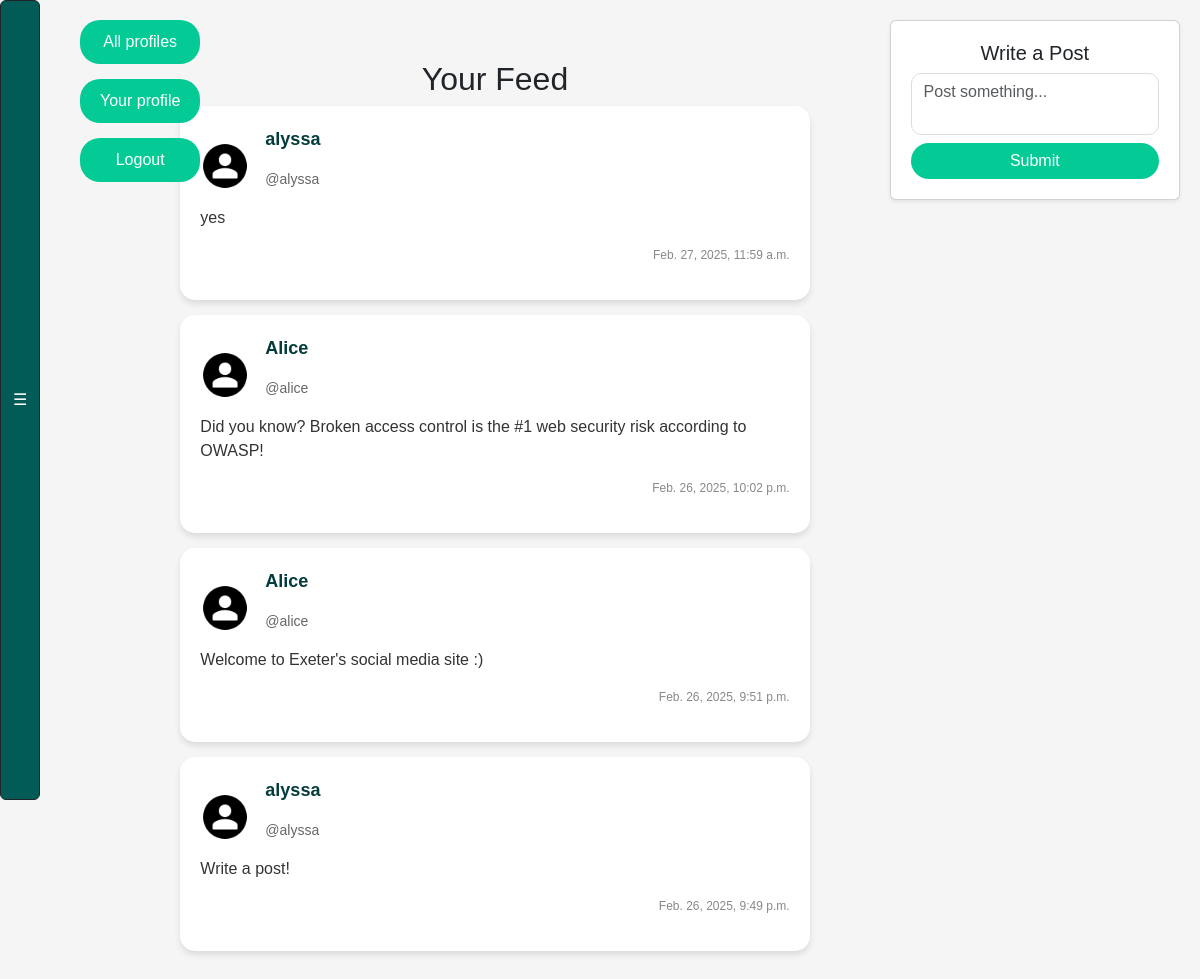
/feed/ (signed in), run on the app's committed database.
### webapp/models.py (models this page shows, shortened)
class Post(models.Model):
    user = models.ForeignKey(
        User, related_name="posts", on_delete=models.DO_NOTHING
    )
    body = models.CharField(max_length=140)
    created_at = models.DateTimeField(auto_now_add=True)

### webapp/views.py (the view, shortened to what this page needs)
# urls.py: path('feed/', views.feed_view, name='feed'),
def feed_view(request):
    form = PostForm(request.POST or None)
    user_posts = Post.objects.filter(user=request.user)
    followed_users = request.user.profile.follows.all()
    followed_posts = Post.objects.filter(user__profile__in=followed_users)
    all_posts = (user_posts | followed_posts).order_by("-created_at")
    print("Total posts:", all_posts.count())
    return render(request, "feed.html", {"form": form, "all_posts": all_posts})

### webapp/forms.py (shortened to what this page needs)
class PostForm(forms.ModelForm):
    body = forms.CharField(required=True)
    class Meta:
        model = Post
        exclude = ("user", )

### webapp/templates/feed.html (shortened to what this page needs)
{% load static %}
<!DOCTYPE html>
<html lang="en">
<head>
    <link href="https://cdn.jsdelivr.net/npm/bootstrap@5.3.0-alpha1/dist/css/bootstrap.min.css" rel="stylesheet">
    <link rel="stylesheet" href="{% static 'css/style.css' %}">
</head>
<body>
    {% include 'exercise_bar.html' %}
    <div class="top-buttons">
        <a href="{% url 'profile_list' %}" class="btn-top">All profiles</a>
        <a href="{% url 'home' %}" class="btn-top">Your profile</a>
        <a href="{% url 'logout' %}" class="btn-top">Logout</a>
    </div>
    <div class="main-content">
        <div class="content-wrapper">
            <div class="feed-container">
                <h2 class="text-center">Your Feed</h2>
                <div class="feed-content">
                    {% for post in all_posts %}
                        <a href="{% url 'post' post.id %}" class="card-link">
                            <div class="post-item">
                                <div class="post-header">
                                    <img src="{% static 'images/default-avatar.png' %}" alt="User Avatar" class="post-avatar">
                                    <div class="post-user-info">
                                        <p class="username">{{ post.user.username }}</p>
                                        <p class="handle">@{{ post.user.username|lower }}</p>
                                    </div>
                                </div>
                                <div class="post-body">
                                    <p>{{ post.body }}</p>
                                </div>
                                <div class="post-footer">
                                    <p class="timestamp">{{ post.created_at }}</p>
                                </div>
                            </div>
                        </a>
                    {% empty %}
                        <p class="text-center text-muted">No posts available.</p>
                    {% endfor %}
                </div>
            </div>
            <div class="post-box">
                <div class="card shadow-sm">
                    <div class="card-body">
                        <h5 class="text-center">Write a Post</h5>
                        <form method="post">
                            <textarea name="body" class="form-control post-input" placeholder="Post something..."></textarea>
                            <button type="submit" class="btn btn-success w-100 rounded-pill mt-2">Submit</button>
                        </form>
                    </div>
                </div>
            </div>
        </div>
    </div>
</body>
</html>

### webapp/static/css/style.css (style rules this page uses)
body { background-color: #f5f5f5; font-family: 'Nunito', sans-serif; margin: 0; display: flex; height: 100vh; overflow-y: auto; }
.main-content { margin-left: 80px; padding: 20px; flex-grow: 1; display: flex; flex-direction: column; align-items: center; transition: margin-left 0.3s ease; }
.top-buttons { position: fixed; text-align: center; flex-direction: column; top: 20px; left: 80px; display: flex; gap: 15px; transition: left 0.3s ease; }
.btn-feed, .btn-top { text-decoration: none; background-color: #04cb95; color: white; border: none; padding: 10px 20px; border-radius: 20px; font-size: 16px; cursor: pointer; }
.card-body { padding: 20px; }
.card-link { text-decoration: none; color: inherit; display: block; width: 100%; }
.content-wrapper { display: flex; justify-content: space-between; width: 100%; max-width: 1200px; gap: 40px; }
.feed-container { width: 65%; margin: 40px; }
.post-box { width: 30%; max-width: 350px; position: sticky; top: 80px; }
.post-item { background-color: white; border-radius: 15px; box-shadow: 0px 4px 6px rgba(0, 0, 0, 0.1); padding: 20px; transition: transform 0.2s ease; margin-bottom: 15px; }
.post-header { display: flex; align-items: center; }
.post-avatar { width: 50px; height: 50px; border-radius: 50%; margin-right: 15px; }
.post-user-info .username { font-size: 18px; font-weight: bold; color: #043c3c; }
.post-user-info .handle { font-size: 14px; color: #666; }
.post-body { font-size: 16px; color: #333; margin-bottom: 15px; }
.post-footer { text-align: right; font-size: 12px; color: #888; }
.post-input { min-height: 120px; border-radius: 10px; border: 1px solid #ddd; resize: none; }
.btn-success { background-color: #04cb95; border: none; }

### data on the page
Post: user.username "alyssa", body "yes", created_at "Feb. 27, 2025, 11:59 a.m."
Post: user.username "Alice", user.username "alice", body "Did you know? Broken access control is the #1 web security risk according to OWASP!", created_at "Feb. 26, 2025, 10:02 p.m."
Post: user.username "Alice", user.username "alice", body "Welcome to Exeter's social media site :)", created_at "Feb. 26, 2025, 9:51 p.m."
Post: user.username "alyssa", body "Write a post!", created_at "Feb. 26, 2025, 9:49 p.m."
